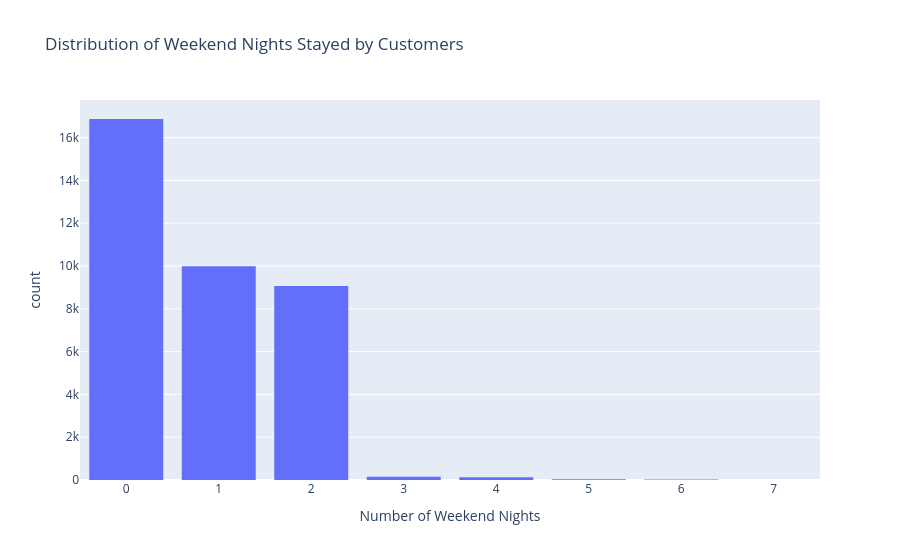

The notebook cell saved with this chart:
### Markdown cell above
# Task-5. Distribution → How many nights do customers stay on weekends?

### Code cell
fig = px.histogram(df,x='no_of_weekend_nights', nbins=10,title='Distribution of Weekend Nights Stayed by Customers',labels={'no_of_weekend_nights':'Number of Weekend Nights'})
fig.update_layout(bargap=0.2)
fig.show()

### Figure 1 — Plotly figure (JSON) as saved in the notebook; plotly's stock layout.template omitted (floating-point values rounded to 4 significant figures; data arrays with more than 128 entries replaced by an {"elided": "..."} marker saying what was removed)
{"data": [{"bingroup": "x", "hovertemplate": "Number of Weekend Nights=%{x}<br>count=%{y}<extra></extra>", "legendgroup": "", "marker": {"color": "#636efa", "pattern": {"shape": ""}}, "name": "", "nbinsx": 10, "orientation": "v", "showlegend": false, "type": "histogram", "x": {"elided": "36275 int values"}, "xaxis": "x", "yaxis": "y"}], "layout": {"bargap": 0.2, "barmode": "relative", "legend": {"tracegroupgap": 0}, "title": {"text": "Distribution of Weekend Nights Stayed by Customers"}, "xaxis": {"anchor": "y", "domain": [0, 1], "title": {"text": "Number of Weekend Nights"}}, "yaxis": {"anchor": "x", "domain": [0, 1], "title": {"text": "count"}}}}
